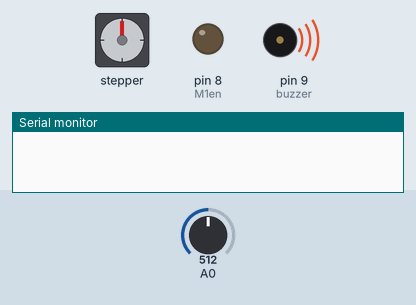
Bench run of a sketch on a simulated Arduino Uno, built with avr-gcc and run on an emulated ATmega328P. On the bench: stepper motor, output pins drawn as LEDs (lit = HIGH), buzzer (waves = sounding), the last lines printed to the serial monitor. Wiring (inferred from the names in the program): stepper motor driver (200 steps per turn assumed): step pin 6; direction pin 7. The test bench sets the inputs (shaded band); at power-on: A0 = 512. Random numbers use the default seed unless the sketch sets one; pins used as bus, display or sensor lines are not drawn. At 36.0 s the program stops and its outputs stay as they are.

Above: at 3.3 s.
At 4.4 s:
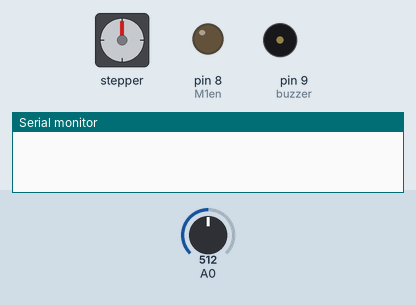
At 10.5 s:
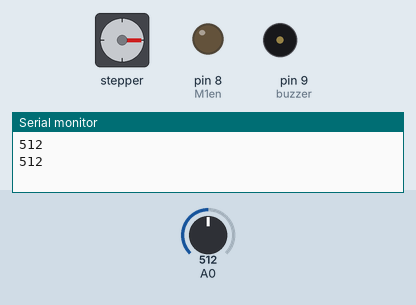
At 21.7 s:
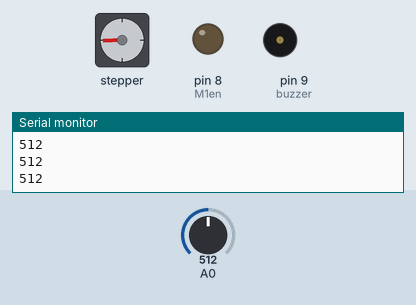
At 31.9 s:
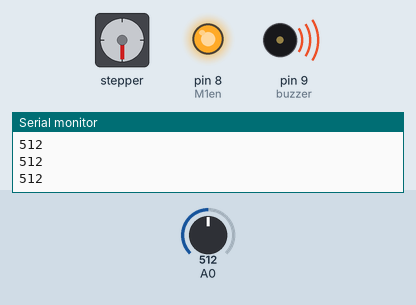
At 36.0 s:
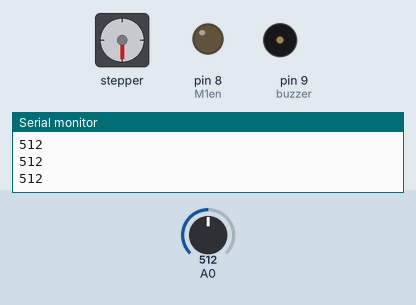
Timing chart, 0 to 37.5 s (numbered marks = the images above):
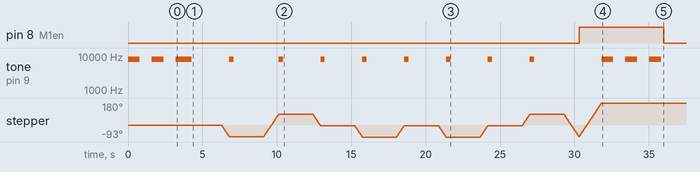

The sketch:

prgdemo2.ino
```cpp
// reflexion : au lieu de choisir le niveau via blth appui sur un bouton
// code pour la fonction aléatoire nécessaire plus loin
long math_random_int(int a,int b) {
  if (a > b) {
    int c = a;
    a = b;
    b = c;
  }
  return random(a,b);
}

// bibliothèque pour communication blth
#include <SoftwareSerial.h>
SoftwareSerial blth(10, 11); // (RX, TX) (pin Rx BT, pin Tx BT)

int M1dirpin = 7;  //Moteur 1 sens de rotation
int M1steppin = 6; //Moteur 1 pas pin
int M1en=8;  //Moteur 1 allumage pin

int pinPot=0; //variable pour définir le CAN où est connecté le potentiomètre
int valPot=0; //variable pour récupérer la tension aux bornes du potentiomètre traduite par le CAN . On l’initialise à 0.
int maxPot=0;
int tempoActivation=0;
long int tempodepart=0;
int tempsdereaction=0;
int coupreussi=0;
int moytpsreac=0;
int meilleurtps=2000;
int piretps=0;
int forcemoy=0;
int plusfort=0;
int nbrdecouptotal=0;
int mposition=1;//position initiale
int MPosition=1;
int res=0;
long int tpsround=30000;
const int buzzer = 9; //buzzer to arduino pin 9

void setup(){
  Serial.begin(9600); // ouvetrure de la communication
   blth.begin(9600);
  randomSeed(analogRead(0));

  pinMode(M1dirpin,OUTPUT);
  pinMode(M1steppin,OUTPUT);
  pinMode(M1en,OUTPUT);
  digitalWrite(M1en,LOW);

  pinMode(buzzer, OUTPUT); // bip sur la broche 9

 // bip départ
  tone(buzzer, 8000); // envoie un signal sonore de 8KHz
  delay(800);        // pendant 0.8s
  noTone(buzzer);     // arrete le son
  delay(800);       // pendant 0.8s
  tone(buzzer, 8000);
  delay(800);
  noTone(buzzer);
  delay(800);
  tone(buzzer, 8000);
  delay(800);
  noTone(buzzer);

}
void loop(){

  while(millis()<=tpsround){ // temps de la scéance

  int tourne;
  int j;
  int  tpsattente=2000; //temps pdt le quel le boxeur doit frapper ( à modifier suivant le niveau)
  valPot=analogRead(A0); //lit la tension, la convertit en valeur numérique et la stocke dans valPot

//bip avant coup
  tone(buzzer, 8000);
  delay(300);
  noTone(buzzer);

   tempoActivation=1;
   tempodepart=millis();

  //mesure de la force
  if(tempoActivation==1){
    while(millis()-tempodepart<=tpsattente){
    valPot=analogRead(A0);
    if(valPot>maxPot){
      maxPot=valPot;
    tempsdereaction=millis()-tempodepart;
    }
   }
  }
// incrémentation des différentes variables pour les résultats
Serial.println(maxPot);
 nbrdecouptotal=nbrdecouptotal+1;

 if (maxPot>50){
  coupreussi=coupreussi+1;
  moytpsreac=moytpsreac+tempsdereaction;
 }
 if (maxPot>plusfort){
    plusfort=maxPot;
 }
 if (tempsdereaction<meilleurtps){
  meilleurtps=tempsdereaction;
 }

    forcemoy=forcemoy+maxPot;
    tempoActivation=0;
    maxPot=0;

 //choix de la position, nbr de pas
  if (mposition==0){
      long A=random(0,2);
        if (A==0){
          tourne=50;
        MPosition=1; //centre
        }
        if (A==1){
           tourne=100;
        MPosition=2;  //droite
        }
  }
   else if (mposition==1){
      long A=random(0,2);
        if (A==0){
          tourne=-50;
        MPosition=0; //gauche
        }
        if (A==1){
           tourne=50;
        MPosition=2;  //droite
        }
  }

     else if (mposition==2){
      long A=random(0,2);
        if (A==0){
          tourne=-50;
        MPosition=1; //centre
        }
        if (A==1){
           tourne=-100;
        MPosition=0;  //gauche
        }
     }
mposition=MPosition; // pour ne pas que le if se fasse deux fois

//sens de rotation du moteur
   if (tourne<0){
        digitalWrite(M1dirpin,LOW);
  }
   if (tourne>0){
        digitalWrite(M1dirpin,HIGH);
  }
  // pilotage moteur
  for(j=0;j<=abs(tourne);j++){
    digitalWrite(M1steppin,HIGH);
    delayMicroseconds(10);    // à modifier suivant le niveau
    digitalWrite(M1steppin,LOW); //Rising step
    delay(10);                  // à modifier suivant le niveau
    }
  }
//fin de la scéance

//mise en position initiale
int tourne;
int j;

  if (mposition==0){
        tourne=150;
        MPosition=1; //centre
        }

  if (mposition==2){
        tourne=-150;
        MPosition=1; //centre
        }


   digitalWrite(M1en,HIGH);
   if (tourne<0){
        digitalWrite(M1dirpin,LOW);
  }
   if (tourne>0){
        digitalWrite(M1dirpin,HIGH);
  }
 if (mposition!=1){ //si position différente du centre
  for(j=0;j<=abs(tourne);j++){
    digitalWrite(M1steppin,HIGH);
    delayMicroseconds(10);
    digitalWrite(M1steppin,LOW); //Rising step
    delay(10);
    }
  }
mposition=MPosition;
// conversion resistance en N

 forcemoy=forcemoy*0.06-3;
 plusfort=plusfort*0.06-3;

  moytpsreac=moytpsreac/coupreussi;
  forcemoy=forcemoy/coupreussi;

  if (res!=1){
//bip de fin
  tone(buzzer, 8000); // envoie un signal sonore de 8KHz
  delay(800);        // pendant 0.8s
  noTone(buzzer);     // arrete le son
  delay(800);       // pendant 0.8s
  tone(buzzer, 8000);
  delay(800);
  noTone(buzzer);
  delay(800);
  tone(buzzer, 8000);
  delay(800);
  noTone(buzzer);

//envoie des résultats
  blth.write("resultats:");
  blth.write("\n"); // saut de ligne

// conversion des variables en caractère

 blth.write("temps de reaction moyen:");
    char moytps[12]="";
    itoa ( moytpsreac, moytps, 10);
    blth.write(moytps );
    blth.write("ms");
  blth.write("\n ");

  blth.write("nombre de coups total: ");
    char nbrcouptt[12]="";
    itoa (nbrdecouptotal, nbrcouptt, 10);
   blth.write(nbrcouptt);
  blth.write("\n");

  blth.write("nombres de coups reussi:");
    char nbrcoupr[12]="";
    itoa (coupreussi, nbrcoupr, 10);
    blth.write(nbrcoupr);
  blth.write("\n");

  blth.write("moyenne de force par coups:");
    char moyf[12]="";
    itoa (forcemoy, moyf, 10);
    blth.write(moyf);
    blth.write("N");
  blth.write("\n");

  blth.write("meilleurs temps:");
    char mtps[12]="";
    itoa (meilleurtps, mtps, 10);
    blth.write(mtps);
    blth.write("ms");
  blth.write("\n");

  blth.write("coup le plus fort:");
    char coupfort[12]="";
   itoa (plusfort, coupfort, 10);
    blth.write(coupfort);
    blth.write("N");
    blth.write("\n");
    blth.write("\n");
    res=1;
  }
  while(res=1){
  digitalWrite(M1en,LOW);}
  }

 //fin du programme
```

Measured:
- by itself, pin 8 (M1en): LOW → HIGH at 30.3 s, → LOW 5.7 s later
- by itself, stepper: turns 91° counter-clockwise in 0.50 s, then 181° clockwise in 1.0 s, then 91° counter-clockwise in 0.50 s, then 92° counter-clockwise in 0.50 s, and so on
- by itself, tone on pin 9 (buzzer): plays 8000 Hz for 0.80 s, 8000 Hz for 0.80 s, 8000 Hz for 1.1 s, 8000 Hz for 0.30 s, 8000 Hz for 0.30 s, 8000 Hz for 0.30 s … (14 notes in this stretch)
